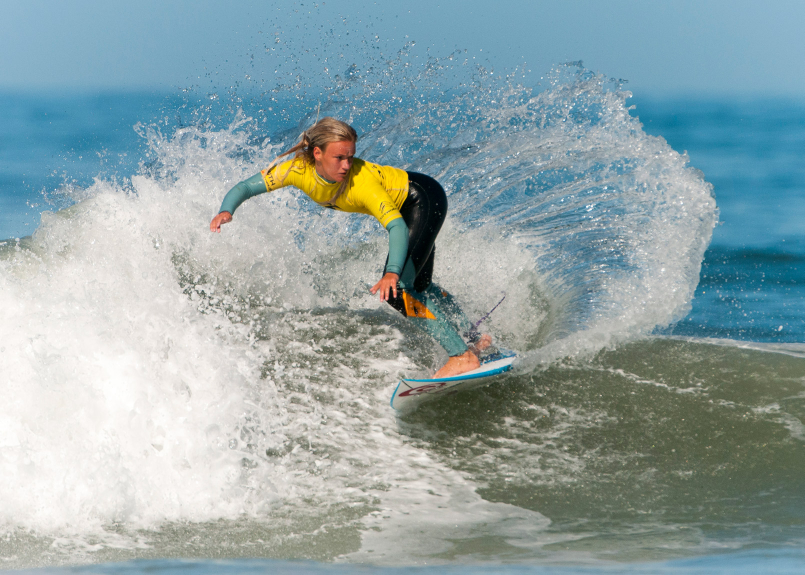
#> input picture 6. Computer Vision/03. Histograms, transformations and Bitwise ops/img/Surfers-Paradise-Surfer.jpg, 1609 x 1150 px (shown at 1/2 size)
$ jupyter execute 'Bitwise operators.ipynb'   (shell and % lines are left out)
#> lines starting #> are read from the running program, lines starting #| are printed output that depends on the picture; after the words box and inside, x2 and y2 are one past the last pixel; in counts of white or black regions, pixels touching at a corner belong together
# Bitwise operations

[cell 1]
import cv2
import numpy as np
import matplotlib.pyplot as plt

[cell 2]
def imshow(img):
    plt.figure(figsize=(15,15))
    plt.imshow(img, cmap='gray')

[cell 3]
# With numpy create a black canvas of size 800 x 800
canvas = np.zeros((800,800),np.uint8)

[cell 4]
# Make a copy of the canvas and draw a white square of size 250 x 250 on top of the copy of the canvas
canv_copy = canvas.copy()
cv2.rectangle(canv_copy,(150,150),(400,400),(255,255,255),-1)
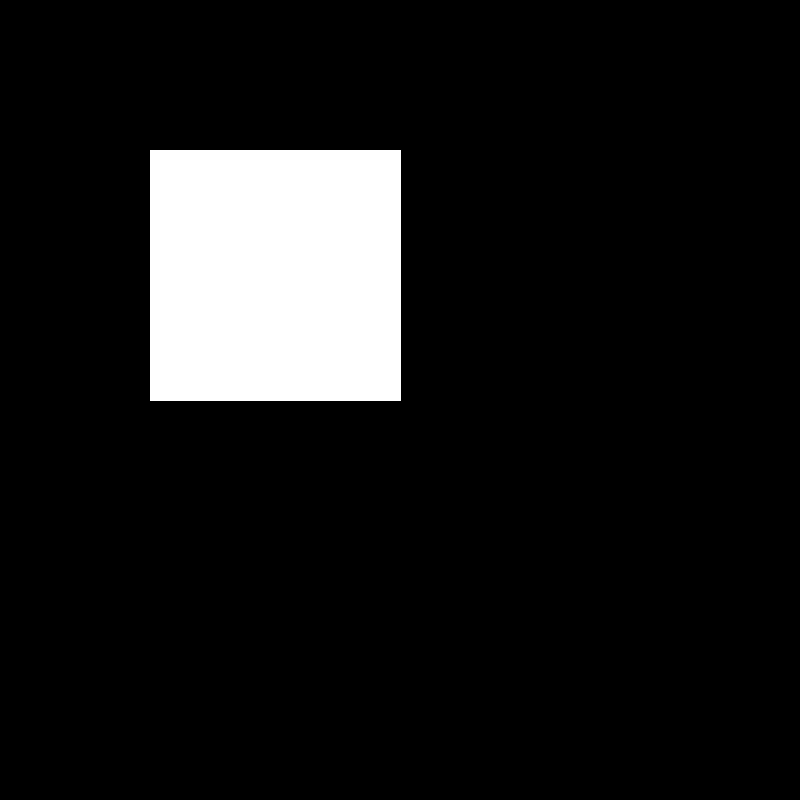
#> canv_copy: shape (800, 800); 9.8% white; 1 white region, box (x1, y1, x2, y2) and area: (150, 150, 401, 401) 63001
imshow(canv_copy)

[cell 5]
# Make a copy of the origina lcanvas and draw a white circle of size 200 x 200 on top of the copy of the canvas
# Make sure the circle is in a different position of the canvas than the square
circ = canvas.copy()
cv2.circle(circ,(400,400),100,(255,255,255),-1)
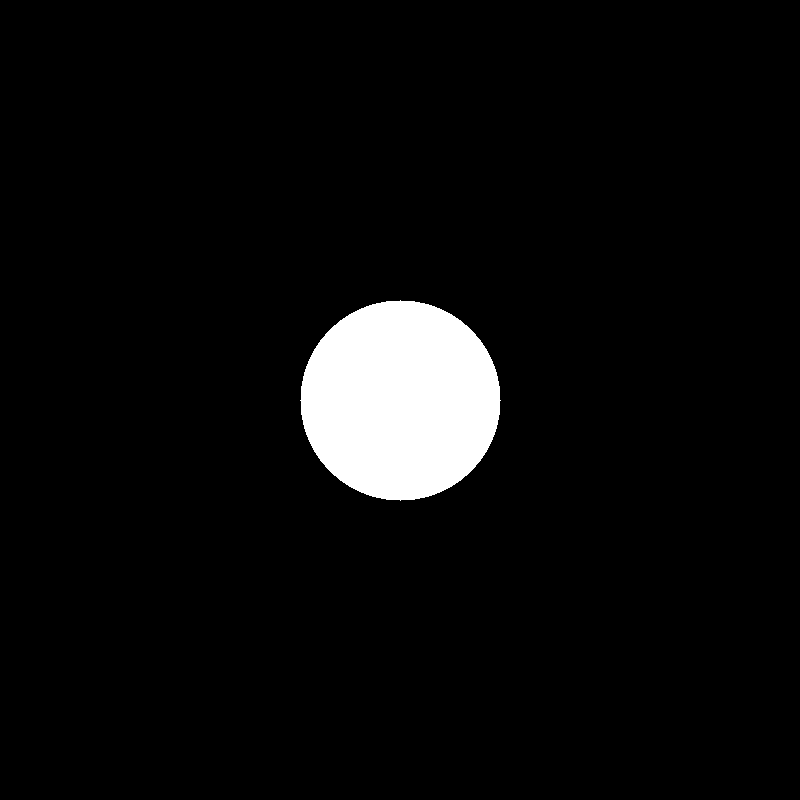
#> circ: shape (800, 800); 4.9% white; 1 white region, box (x1, y1, x2, y2) and area: (300, 300, 501, 501) 31417
imshow(circ)

[cell 6]
# Create a new image and merge both previous images (square and circle) with a bitwise and operation
bit_and = cv2.bitwise_and(canv_copy, circ)
imshow(bit_and)

[cell 7]
# Create a new image and merge both previous images (square and circle) with a bitwise or operation
bit_or = cv2.bitwise_or(canv_copy,circ)
imshow(bit_or)

[cell 8]
# Create a new image and merge both previous images (square and circle) with a bitwise not operation
bit_not = cv2.bitwise_not(bit_or)
#> bit_or: shape (800, 800); 13.5% white; 1 white region, box (x1, y1, x2, y2) and area: (150, 150, 501, 501) 86463
imshow(bit_not)
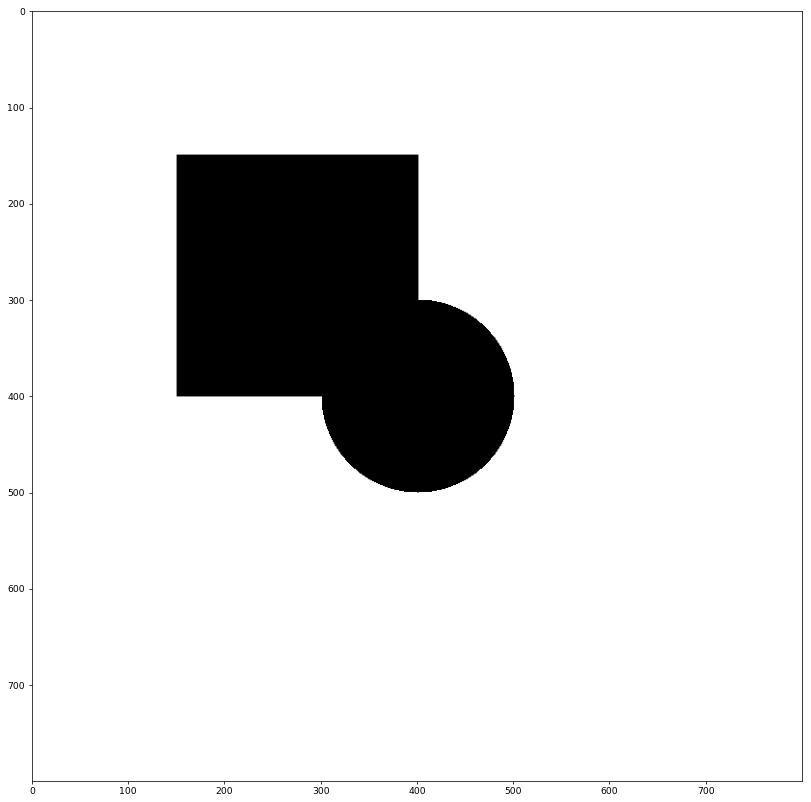
#> figure drawn by matplotlib, 1 panel

[cell 9]
# Create a new image and merge both previous images (square and circle) with a bitwise xor operation
bit_xor = cv2.bitwise_xor(canv_copy,circ)
imshow(bit_xor)

[cell 10]
def colshow(img):
    plt.figure(figsize=(10,10))
    plt.imshow(img)

[cell 11]
# Load a color image and convert it to HSV
# Identify a prominent color from the image and filter it out
# Create a mask for that color and apply a bitwise and specifying the mask to show only this part of the image
col = cv2.imread('img/Surfers-Paradise-Surfer.jpg')
#> col is the input picture: shape (1150, 1609, 3); mean B, G, R 165.5, 163.7, 144.5
col_copy = col.copy()
hsv_col = cv2.cvtColor(col, cv2.COLOR_BGR2HSV)
#> hsv_col: shape (1150, 1609, 3); mean H, S, V 61.9, 59.6, 174.7

[cell 12]
hsv_map = cv2.imread('img/hsv.png')
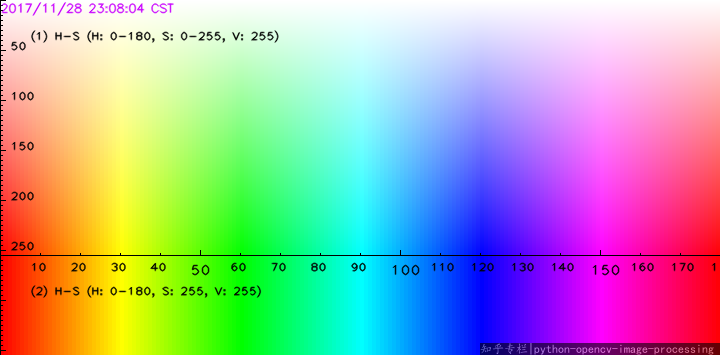
#> input picture 6. Computer Vision/03. Histograms, transformations and Bitwise ops/img/hsv.png, 720 x 355 px
#> hsv_map is the input picture: shape (355, 720, 3); mean B, G, R 170.7, 171.1, 169.8
colshow(cv2.cvtColor(hsv_map, cv2.COLOR_BGR2RGB))

[cell 13]
H,S,V = cv2.split(hsv_col)
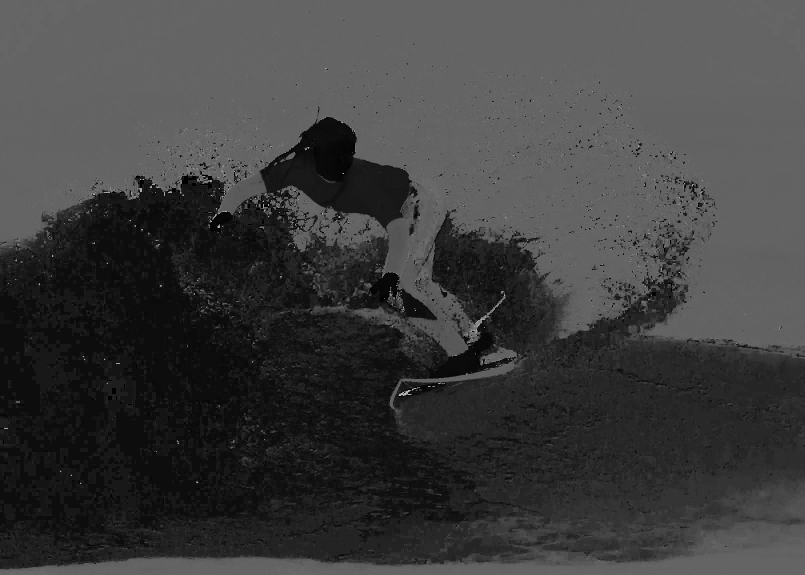
#> H: shape (1150, 1609) (shown at 1/2 size); min 0, max 179, mean 61.9
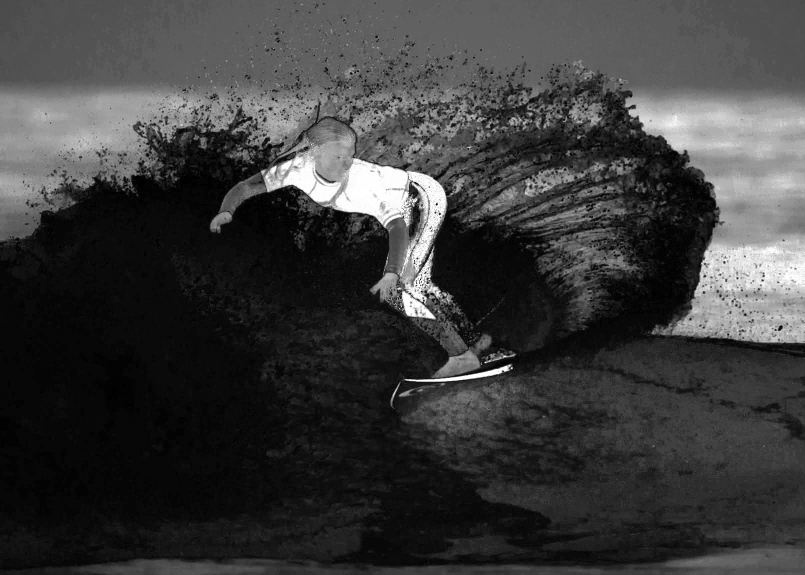
#> S: shape (1150, 1609) (shown at 1/2 size); min 0, max 255, mean 59.6
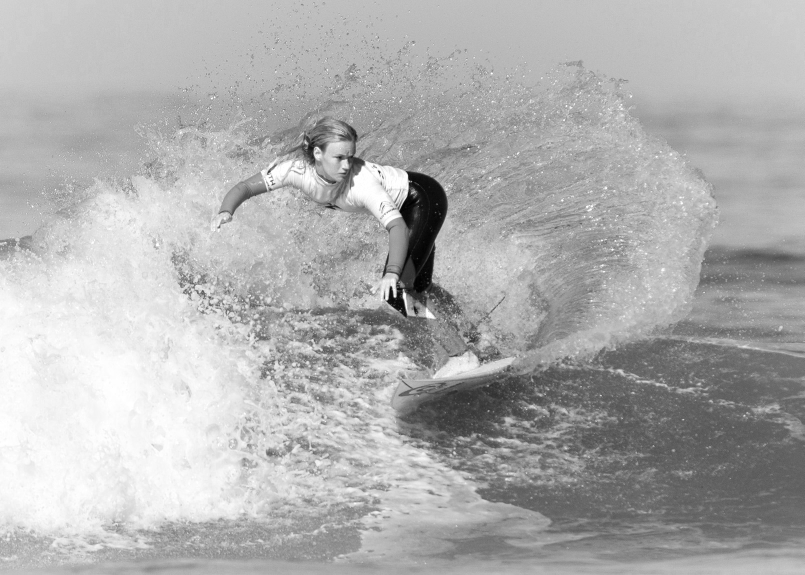
#> V: shape (1150, 1609) (shown at 1/2 size); min 0, max 255, mean 174.7
imshow(S)

[cell 14]
colshow(hsv_col)#colshow(cv2.cvtColor(col_copy, cv2.COLOR_BGR2RGB))

[cell 15]
low = (25,51,25)
high = (125,260,800)
mask = cv2.inRange(col_copy,low,high)
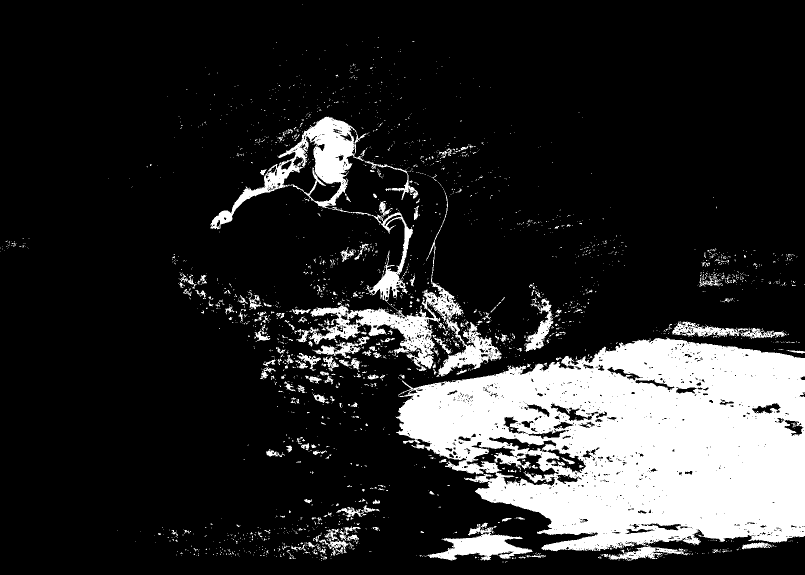
#> mask: shape (1150, 1609) (shown at 1/2 size); 17% white; 2520 white regions (2301 under 20 px), largest, box (x1, y1, x2, y2) and area: (791, 675, 1609, 1103) 237032, (421, 233, 928, 742) 34468, (848, 1048, 1065, 1121) 6149
s = col_copy.copy()
s[mask==0] = [0,0,0]
s = cv2.bitwise_not(col_copy,s)
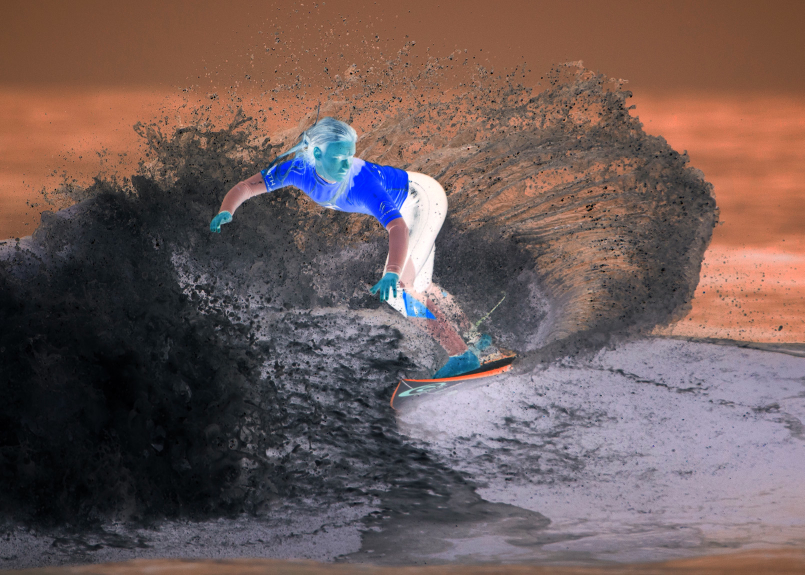
#> s: shape (1150, 1609, 3) (shown at 1/2 size); mean B, G, R 89.5, 91.3, 110.5
colshow(cv2.cvtColor(s,cv2.COLOR_BGR2RGB))
